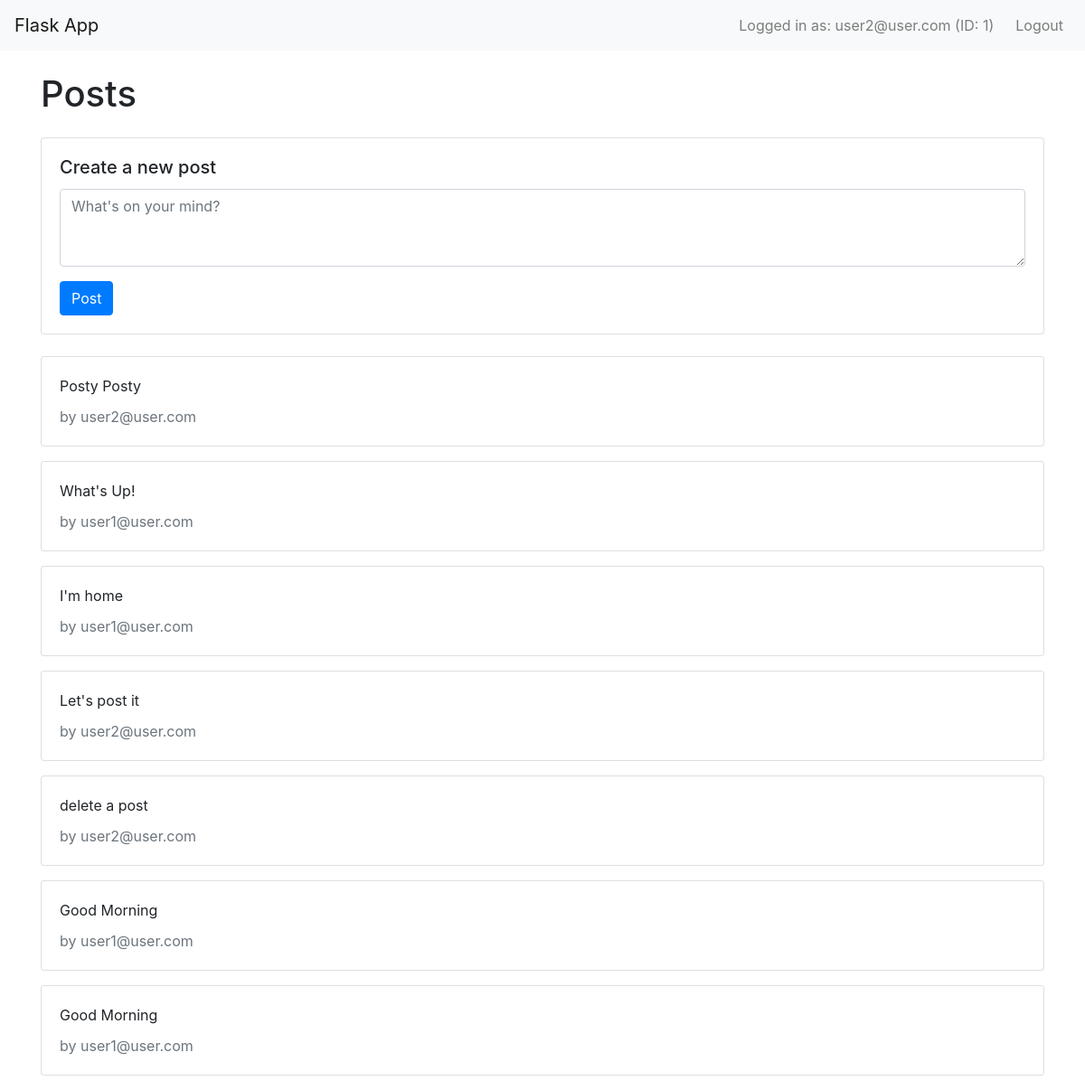
Screenshot of / (signed in) with the database file from the repository.
### app.py (models this page shows)
class User(UserMixin, db.Model):
    id = db.Column(db.Integer, primary_key=True)
    email = db.Column(db.String(100), unique=True, nullable=False)
    password = db.Column(db.String(100), nullable=False)
    posts = db.relationship('Post', backref='author', lazy=True)

class Post(db.Model):
    id = db.Column(db.Integer, primary_key=True)
    content = db.Column(db.Text, nullable=False)
    user_id = db.Column(db.Integer, db.ForeignKey('user.id'), nullable=False)

### app.py (the view)
@app.route('/')
def index():
    posts = Post.query.all()
    return render_template('index.html', posts=posts)

### app.py (called while the page is built)
@login_manager.user_loader
def load_user(user_id):
    return db.session.get(User, int(user_id))

### templates/index.html
{% extends "base.html" %}
{% block content %}
<h1 class="mb-4">Posts</h1>
{% if current_user.is_authenticated %}
    <div class="card mb-4">
        <div class="card-body">
            <h5 class="card-title">Create a new post</h5>
            <form method="POST" action="{{ url_for('create_post') }}">
                <div class="form-group">
                    <textarea class="form-control" name="content" rows="3" placeholder="What's on your mind?"></textarea>
                </div>
                <button type="submit" class="btn btn-primary">Post</button>
            </form>
        </div>
    </div>
{% endif %}
{% for post in posts %}
    <div class="card mb-3">
        <div class="card-body">
            <p class="card-text">{{ post.content }}</p>
            <p class="card-subtitle text-muted">by {{ post.author.email }}</p>
        </div>
    </div>
{% endfor %}
{% endblock %}

### templates/base.html (shortened to what this page needs)
<!DOCTYPE html>
<html lang="en">
<head>
    <link rel="stylesheet" href="https://stackpath.bootstrapcdn.com/bootstrap/4.5.2/css/bootstrap.min.css">
</head>
<body>
    <nav class="navbar navbar-expand-lg navbar-light bg-light">
        <a class="navbar-brand" href="{{ url_for('index') }}">Flask App</a>
        <div class="collapse navbar-collapse">
            <ul class="navbar-nav ml-auto">
                {% if current_user.is_authenticated %}
                    <li class="nav-item">
                        <span class="navbar-text mr-3">
                            Logged in as: {{ current_user.email }} (ID: {{ current_user.id }})
                        </span>
                    </li>
                    <li class="nav-item">
                        <a class="nav-link" href="{{ url_for('logout') }}">Logout</a>
                    </li>
                {% endif %}
            </ul>
        </div>
    </nav>
    <div class="container mt-4">
        {% block content %}{% endblock %}
    </div>
</body>
</html>

### rows the page displays
User: email "user2@user.com", id "1"
Post: content "Posty Posty", author.email "user2@user.com"
Post: content "What's Up!", author.email "user1@user.com"
Post: content "I'm home", author.email "user1@user.com"
Post: content "Let's post it", author.email "user2@user.com"
Post: content "delete a post", author.email "user2@user.com"
Post: content "Good Morning", author.email "user1@user.com"
Post: content "Good Morning", author.email "user1@user.com"
